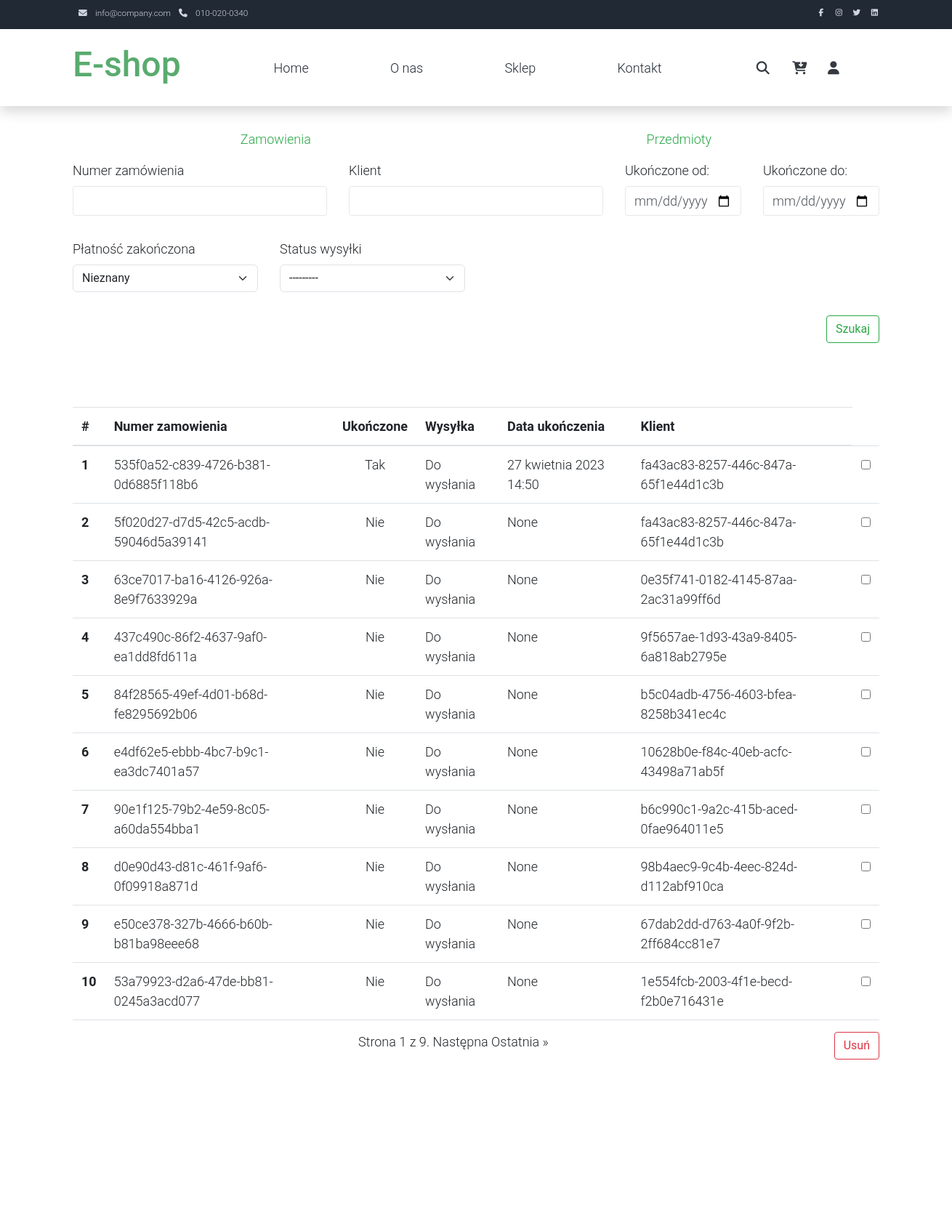
The page /dashboard/orders/ (upper part) on the database as committed earlier.
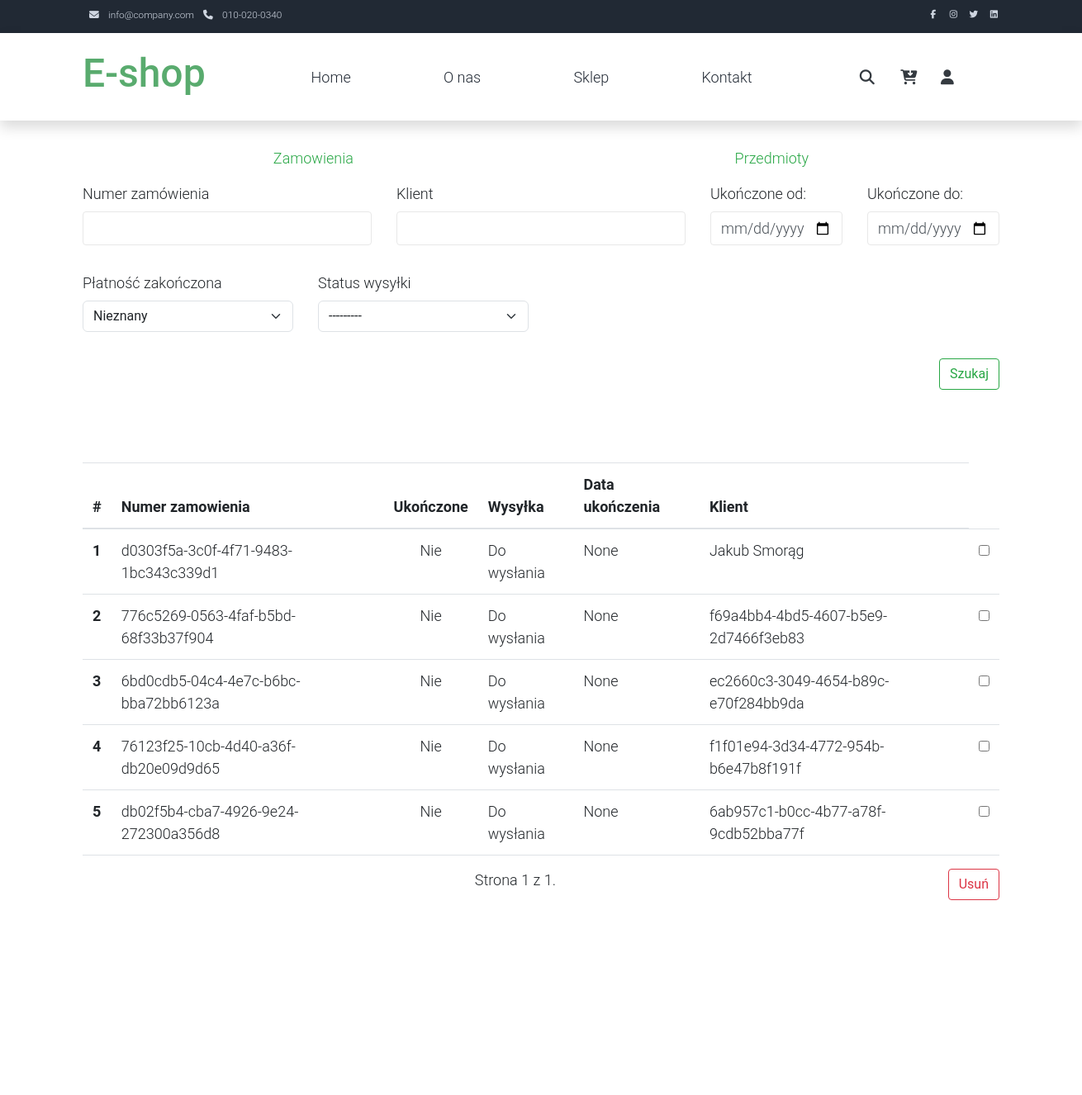
The same page on the database as committed later.
### App/models.py (models this page shows, shortened)
class Order(models.Model):
    SHIPMNET_STATUS_CHOICES = (
        ('Do wysłania', 'Do wysłania'),
        ('Wysłana', 'Wysłana'),
        ('Dostarczona', 'Dostarczona'),
    )
    customer = models.ForeignKey(Customer, on_delete=models.CASCADE)
    address = models.ForeignKey(AddressInformation, on_delete=models.SET_NULL,
                                null=True, blank=True, related_name="address_order")
    date_ordered = models.DateTimeField(auto_now_add=True)
    complete = models.BooleanField(default=False)
    transaction_id = models.CharField(max_length=100, null=True)
    payment_in_progress = models.BooleanField(default=False)
    completion_date = models.DateTimeField(null=True, blank=True)
    shipment_status = models.CharField(
        max_length=15, choices=SHIPMNET_STATUS_CHOICES, null=True, default="Do wysłania")
    cupon = models.ForeignKey(
        Cupon, on_delete=models.SET_NULL, null=True, blank=True)

class Customer(models.Model):
    user = models.OneToOneField(
        User, on_delete=models.CASCADE, related_name='customer', null=True)
    device = models.CharField(max_length=200, null=True, blank=True)
    name = models.CharField(max_length=100, null=True)
    last_name = models.CharField(max_length=100, null=True)
    email = models.EmailField(null=True)
    creation_date = models.DateTimeField(auto_now_add=True, null=True)
    phone_number = PhoneNumberField(blank=True)
    full_name = models.CharField(max_length=250, null=True, blank=True)
    def __str__(self):
        if self.user:
            name = f"{self.name} {self.last_name}"
        else:
            name = self.device
        return name

### Dashboard/views.py (the view, shortened to what this page needs)
# urls.py: path('orders/', views.dashboard_orders, name="dashboard_orders"),
def dashboard_orders(request):
    orders = Order.objects.all()
    myFilter = OrderFilter(request.GET, queryset=orders)
    orders = myFilter.qs
    paginator = Paginator(orders, 10)
    page_number = request.GET.get("page")
    page_obj = paginator.get_page(page_number)
    context = {
        'page_obj': page_obj,
        'myFilter': myFilter,
    }
    return render(request, 'Dashboard/dashboard_orders.html', context)

### Dashboard/templates/Dashboard/dashboard_orders.html (shortened to what this page needs)
{% extends 'App/base.html' %}
{% load static %}
{% load crispy_forms_tags %}
{% block content %}
<div class="container">
<ul class="nav nav-pills nav-fill mt-4">
    <li class="nav-item">
      <a class="nav-link btn-outline-success" href="{% url 'Dashboard:dashboard_orders' %}">Zamowienia</a>
    </li>
    <li class="nav-item">
      <a class="nav-link btn-outline-success" href="{% url 'Dashboard:dashboard_items'%}">Przedmioty</a>
    </li>
</ul>
    <form method="GET" action="{% url 'Dashboard:dashboard_orders' %}" class="mt-2">
        <div class="row">
            <div class="form-group col-md-4">
                {{ myFilter.form.order_id|as_crispy_field }}
            </div>
            <div class="form-group col-md-4">
                {{ myFilter.form.customer|as_crispy_field }}
            </div>
            <div class="form-group col-md-2">
                {{ myFilter.form.start_date|as_crispy_field }}
            </div>
            <div class="form-group col-md-2">
                {{ myFilter.form.end_date|as_crispy_field }}
            </div>
            <div class="form-group col-md-3">
                {{ myFilter.form.status|as_crispy_field }}
            </div>
            <div class="form-group col-md-3">
              {{ myFilter.form.shipment_status|as_crispy_field }}
          </div>
            <div class="form-group col-md-12">
                <button class="btn btn-outline-success mb-5 float-end" type='submit'>Szukaj</button>
            </div>
        </div>
    </form>
    <table class="table mt-4">
        <thead>
          <tr>
            <th scope="col">#</th>
            <th scope="col">Numer zamowienia</th>
            <th scope="col">Ukończone</th>
            <th scope="col">Wysyłka</th>
            <th scope="col">Data ukończenia</th>
            <th scope="col">Klient</th>
          </tr>
        </thead>
        <tbody>
        <form method="POST" action="{% url 'Dashboard:dashboard_orders'%}">
        {% for order in page_obj %}
          <tr>
            <th scope="row">{{ page_obj.start_index|add:forloop.counter0 }}</th>
            <td><a href="{% url 'Dashboard:dashboard_order' order.id %}" class="link-dark">{{ order.transaction_id}}</a></td>
            {% if order.complete == True %}
            <td class="text-center">Tak</i></td>
            {% else %}
            <td class="text-center">Nie</i></td>
            {% endif %}
            <td>{{ order.shipment_status}}</td>
            <td>{{ order.completion_date}}</td>
            <td><a href="" class="link-dark">{{ order.customer}}</a></td>
            <td><input type="checkbox" name="check" value="{{order.id}}" multiple></td>
          </tr>
        {% endfor %}
        </tbody>
      </table>
      <button class="btn btn-outline-danger mb-5 float-end" type='submit'>Usuń</button>
      <div class="post-block text-center mb-5">
        <span class="step-links">
            <span class="current">
                Strona {{ page_obj.number }} z {{ page_obj.paginator.num_pages }}.
            </span>
            {% if page_obj.has_next %}
                <a class="link-dark" href="?page={{ page_obj.next_page_number }}">Następna</a>
                <a class="link-dark" href="?page={{ page_obj.paginator.num_pages }}">Ostatnia &raquo;</a>
            {% endif %}
        </span>
    </div>
</div>
{% endblock %}

### App/templates/App/base.html (shortened to what this page needs)
{% load static %}
{% load i18n %}
<!DOCTYPE html>
<html lang="pl">
<head>
    <link rel="stylesheet" href="{% static 'css/common.css' %}">
    <link href="https://cdn.jsdelivr.net/npm/bootstrap@5.3.0-alpha2/dist/css/bootstrap.min.css" rel="stylesheet">
    <link rel="stylesheet" type="text/css" href="https://maxcdn.bootstrapcdn.com/bootstrap/4.0.0/css/bootstrap.min.css">
    <link rel="stylesheet" type="text/css" href="{% static 'css/main.css' %}">
    <link rel="stylesheet" href="{% static 'css/templatemo.css' %}">
    <link rel="stylesheet" href="{% static 'css/custom.css' %}">
</head>
<body>
   {% include 'App/navbar.html' %}
   <div class="container fixed-top" style="margin-top: 0.5%">
    </div>
    {% block content %}
    {% endblock %}
</body>
</html>

### App/templates/App/navbar.html (shortened to what this page needs)
{% load static %}
{% load custom_tags %}
{% block content %}
<nav class="navbar navbar-expand-lg bg-dark navbar-light d-none d-lg-block" id="templatemo_nav_top">
    <div class="container text-light">
        <div class="w-100 d-flex justify-content-between">
            <div>
                <i class="fa fa-envelope mx-2"></i>
                <a class="navbar-sm-brand text-light text-decoration-none" href="mailto:info@company.com">info@company.com</a>
                <i class="fa fa-phone mx-2"></i>
                <a class="navbar-sm-brand text-light text-decoration-none" href="tel:010-020-0340">010-020-0340</a>
            </div>
            <div>
                <a class="text-light" href="https://fb.com/templatemo" target="_blank" rel="sponsored"></a>
                <a class="text-light" href="https://www.instagram.com/" target="_blank"></a>
                <a class="text-light" href="https://twitter.com/" target="_blank"></a>
                <a class="text-light" href="https://www.linkedin.com/" target="_blank"></a>
            </div>
        </div>
    </div>
</nav>
<nav class="navbar navbar-expand-lg navbar-light shadow">
    <div class="container d-flex justify-content-between align-items-center">
        <a class="navbar-brand text-success logo h1 align-self-center" href="{% url 'index' %}">
            E-shop
        </a>
        <div class="align-self-center collapse navbar-collapse flex-fill  d-lg-flex justify-content-lg-between" id="templatemo_main_nav">
            <div class="flex-fill">
                <ul class="nav navbar-nav d-flex justify-content-between mx-lg-auto">
                    <li class="nav-item">
                        <a class="nav-link" href="{% url 'index' %}">Home</a>
                    </li>
                    <li class="nav-item">
                        <a class="nav-link" href="{% url 'about' %}">O nas</a>
                    </li>
                    <li class="nav-item">
                        <a class="nav-link" href="{% url 'products' %}">Sklep</a>
                    </li>
                    <li class="nav-item">
                        <a class="nav-link" href="{% url 'contact' %}">Kontakt</a>
                    </li>
                </ul>
            </div>
            <form method="POST" action="{% url 'products' %}">
            <div class="navbar align-self-center d-flex">
                </form>
                </div>
                <a class="nav-icon d-none d-lg-inline" href="#" data-bs-toggle="modal" data-bs-target="#templatemo_search">
                    <i class="fa fa-fw fa-search text-dark mr-2"></i>
                </a>
                <a class="nav-icon position-relative text-decoration-none" href="{% url 'shopping_cart' %}">
                    <i class="fa fa-fw fa-cart-arrow-down text-dark mr-1"></i>
                </a>
                {% if user.is_authenticated %}
                <a class="nav-icon position-relative text-decoration-none" href="{% url 'signout' %}">
                {% else%}
                <a class="nav-icon position-relative text-decoration-none" href="{% url 'login_page' %}">
                {% endif %}
                    <i class="fa fa-fw fa-user text-dark mr-3"></i>
                </a>
            </div>
</nav>
{% endblock %}

### App/templates/App/brands.html (shortened to what this page needs)
{% load static %}

### App/templates/App/footer.html (shortened to what this page needs)
{% load static %}

### static/css/templatemo.css (style rules this page uses)
body, ul, li, p, a, label, input, div { font-family: 'Roboto', sans-serif; font-size: 18px !important; font-weight: 300 !important; }
.h1 { font-family: 'Roboto', sans-serif; font-size: 48px !important; font-weight: 200 !important; }
.logo { font-weight: 500 !important; }
.text-success { color: #59ab6e !important; }
.text-light { color: #cfd6e1 !important; }
.bg-dark { background-color: #212934 !important; }
#templatemo_nav_top { min-height: 40px; }
#templatemo_nav_top * { font-size: .9em !important; }
#templatemo_main_nav a { color: #212934; }
#templatemo_main_nav .navbar .nav-icon { margin-right: 20px; }
.form-control { border: 1px solid #e8e8e8; }
@media (min-width: 768px) { #templatemo_main_nav .navbar-nav { max-width: 450px; } }
@media (min-width: 992px) { #templatemo_main_nav .navbar-nav { max-width: 550px; } }

Rows that differ between the two databases and show on the page:
removed Order: start_index|add "1", transaction_id "535f0a52-c839-4726-b381-0d6885f118b6", shows "Tak", shipment_status "Do wysłania", completion_date "27 kwietnia 2023 14:50", customer "fa43ac83-8257-446c-847a-65f1e44d1c3b"
removed Order: start_index|add "2", transaction_id "5f020d27-d7d5-42c5-acdb-59046d5a39141", complete "Nie", shipment_status "Do wysłania", completion_date "None", customer "fa43ac83-8257-446c-847a-65f1e44d1c3b"
removed Order: start_index|add "3", transaction_id "63ce7017-ba16-4126-926a-8e9f7633929a", complete "Nie", shipment_status "Do wysłania", completion_date "None", customer "0e35f741-0182-4145-87aa-2ac31a99ff6d"
removed Order: start_index|add "4", transaction_id "437c490c-86f2-4637-9af0-ea1dd8fd611a", complete "Nie", shipment_status "Do wysłania", completion_date "None", customer "9f5657ae-1d93-43a9-8405-6a818ab2795e"
removed Order: start_index|add "5", transaction_id "84f28565-49ef-4d01-b68d-fe8295692b06", complete "Nie", shipment_status "Do wysłania", completion_date "None", customer "b5c04adb-4756-4603-bfea-8258b341ec4c"
removed Order: start_index|add "6", transaction_id "e4df62e5-ebbb-4bc7-b9c1-ea3dc7401a57", complete "Nie", shipment_status "Do wysłania", completion_date "None", customer "10628b0e-f84c-40eb-acfc-43498a71ab5f"
removed Order: start_index|add "7", transaction_id "90e1f125-79b2-4e59-8c05-a60da554bba1", complete "Nie", shipment_status "Do wysłania", completion_date "None", customer "b6c990c1-9a2c-415b-aced-0fae964011e5"
removed Order: start_index|add "8", transaction_id "d0e90d43-d81c-461f-9af6-0f09918a871d", complete "Nie", shipment_status "Do wysłania", completion_date "None", customer "98b4aec9-9c4b-4eec-824d-d112abf910ca"
removed Order: start_index|add "9", transaction_id "e50ce378-327b-4666-b60b-b81ba98eee68", complete "Nie", shipment_status "Do wysłania", completion_date "None", customer "67dab2dd-d763-4a0f-9f2b-2ff684cc81e7"
removed Order: start_index|add "10", transaction_id "53a79923-d2a6-47de-bb81-0245a3acd077", complete "Nie", shipment_status "Do wysłania", completion_date "None", customer "1e554fcb-2003-4f1e-becd-f2b0e716431e"
added Order: start_index|add "1", transaction_id "d0303f5a-3c0f-4f71-9483-1bc343c339d1", complete "Nie", shipment_status "Do wysłania", completion_date "None", customer "Jakub Smorąg"
added Order: start_index|add "2", transaction_id "776c5269-0563-4faf-b5bd-68f33b37f904", complete "Nie", shipment_status "Do wysłania", completion_date "None", customer "f69a4bb4-4bd5-4607-b5e9-2d7466f3eb83"
added Order: start_index|add "3", transaction_id "6bd0cdb5-04c4-4e7c-b6bc-bba72bb6123a", complete "Nie", shipment_status "Do wysłania", completion_date "None", customer "ec2660c3-3049-4654-b89c-e70f284bb9da"
added Order: start_index|add "4", transaction_id "76123f25-10cb-4d40-a36f-db20e09d9d65", complete "Nie", shipment_status "Do wysłania", completion_date "None", customer "f1f01e94-3d34-4772-954b-b6e47b8f191f"
added Order: start_index|add "5", transaction_id "db02f5b4-cba7-4926-9e24-272300a356d8", complete "Nie", shipment_status "Do wysłania", completion_date "None", customer "6ab957c1-b0cc-4b77-a78f-9cdb52bba77f"
Other text that changed with them:
{{ page_obj.paginator.num_pages }}: "9" → "1"
text no longer shown: "Następna Ostatnia »"
